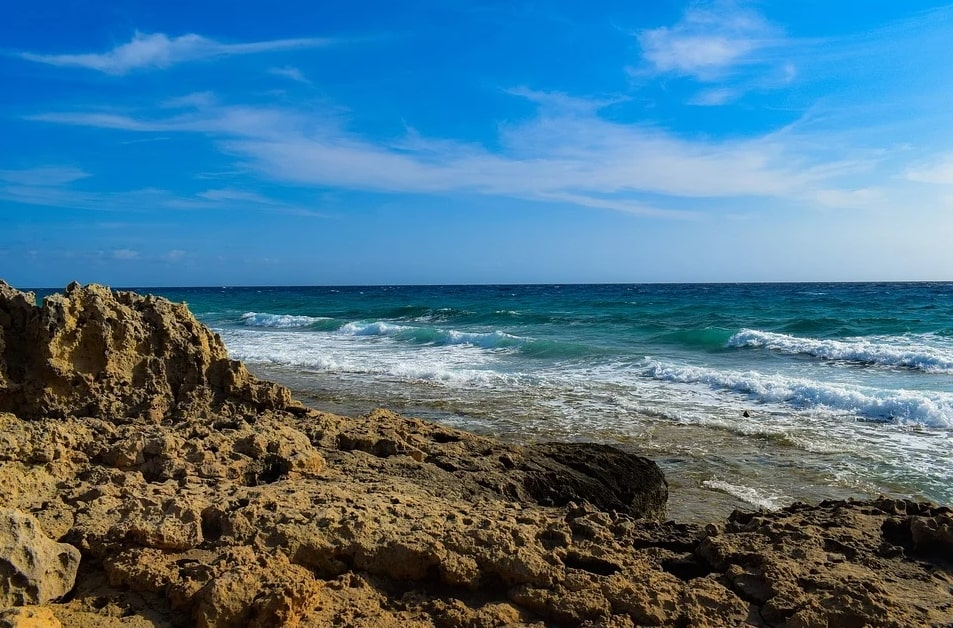
#> input picture segmetancion/segmentacion.jpg, 953 x 628 px
$ jupyter execute SEGMENTACION.ipynb
#> lines starting #> are read from the running program, lines starting #| are printed output that depends on the picture; after the words box and inside, x2 and y2 are one past the last pixel; in counts of white or black regions, pixels touching at a corner belong together
[cell 1]
import numpy as np
import cv2 as cv
import matplotlib.pyplot as plt


def grey_eqz(path):


    fig = plt.figure()
    img = cv.imread('path',cv.IMREAD_GRAYSCALE)


    # Imagen original
    ax1=plt.subplot(221)
    ax1.imshow(img, cmap='gray', vmin=0, vmax=255)
    ax1.set_title('Original')

    hist1,bins1 = np.histogram(img.ravel(),256,[0,256])
    ax3=plt.subplot(223)
    ax3.plot(hist1)

    # create a CLAHE object (Arguments are optional).
    clahe = cv.createCLAHE(clipLimit=2.0, tileGridSize=(8,8))
    img_eqzd = clahe.apply(img)
    ax2=plt.subplot(222)
    ax2.imshow(img_eqzd, cmap='gray', vmin=0, vmax=255)
    ax2.set_title('Ecualizada')

    hist2,bins2 = np.histogram(img_eqzd.ravel(),256,[0,256])
    ax4=plt.subplot(224)
    ax4.plot(hist2)

    fig.show()

    # Mostrar las imagenes lado a lado usando cv2.hconcat
    out1 = cv.hconcat([img, img_eqzd])
    cv.imshow('a',out1)
    t = cv.cvtColor(img_eqzd,cv.COLOR_GRAY2RGB)
    cv.imwrite("eqz_img.jpg",t)


def color_eqz(image_path):
#> called with image_path = 'segmentacion.jpg'
    rgb_img = cv.imread(image_path)
#> rgb_img is the input picture: shape (628, 953, 3); mean B, G, R 139.3, 116.4, 76.2

    # convert from RGB color-space to YCrCb
    ycrcb_img = cv.cvtColor(rgb_img, cv.COLOR_BGR2YCrCb)
#> ycrcb_img: shape (628, 953, 3); mean of channels 0, 1, 2 107, 106, 146.3

    # equalize the histogram of the Y channel
    ycrcb_img[:, :, 0] = cv.equalizeHist(ycrcb_img[:, :, 0])
#> ycrcb_img: shape (628, 953, 3); mean of channels 0, 1, 2 128.2, 106, 146.3

    # convert back to RGB color-space from YCrCb
    equalized_img = cv.cvtColor(ycrcb_img, cv.COLOR_YCrCb2BGR)
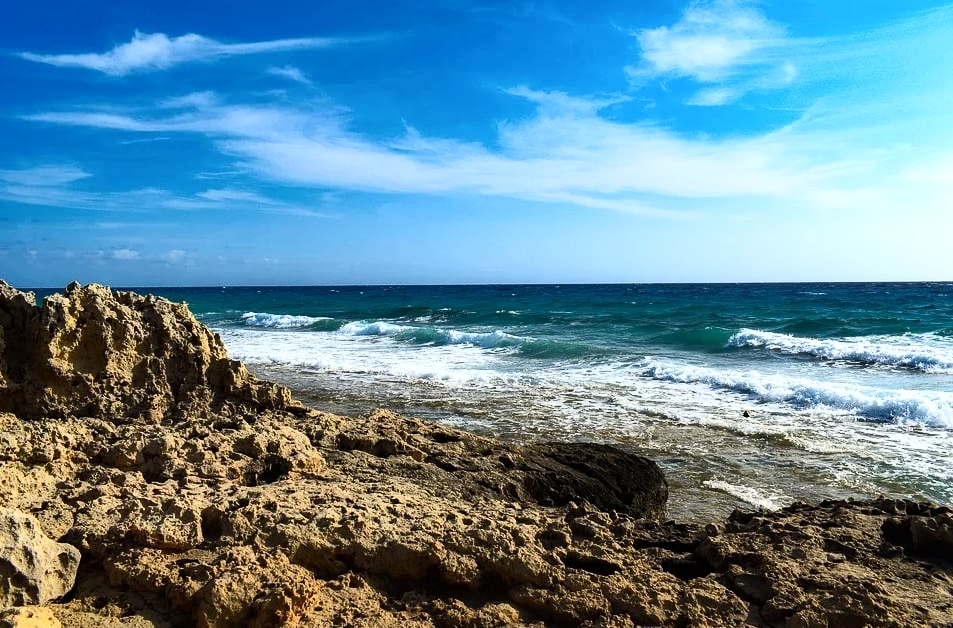
#> equalized_img: shape (628, 953, 3); mean B, G, R 155.7, 137.5, 97.6

    cv.imwrite("equalized_img.jpg",equalized_img)

    return equalized_img


def segmentation_(path):

#> called with path = 'equalized_img.jpg'
    img = cv.imread(path)
    imgRGB = cv.cvtColor(img, cv.COLOR_BGR2RGB)
    hist = cv.calcHist([img],[1],None,[256],[0,256])
#> hist = 256 values, max 11891 at index 255, min 1222 at index 104, mean 2337.8

    colors = ('b','g','r')
    #b,g,r
    #0,1,2

    # compute and plot the image histograms
    # [max value to show] [number of bins] for cv.calHist
    """
    for i,color in enumerate(colors):
        hist = cv.calcHist([img],[i],None,[256],[0,100])
        plt.plot(hist,color = color)

    plt.title('Image Histogram GFG')
    plt.show()
    """


    # Cargar la imagen color
    #-----------------------
    img_color = cv.imread(path)
    imgRGB = cv.cvtColor(img_color, cv.COLOR_BGR2RGB)
    img_HSV = cv.cvtColor(img_color, cv.COLOR_BGR2HSV)
#> img_HSV: shape (628, 953, 3); mean H, S, V 68.7, 140.9, 170

    #ROCAS
    color_l = (0,0,10)
    color_u = (50,255,255)

    mask_roca = cv.inRange(img_HSV, color_l,  color_u)
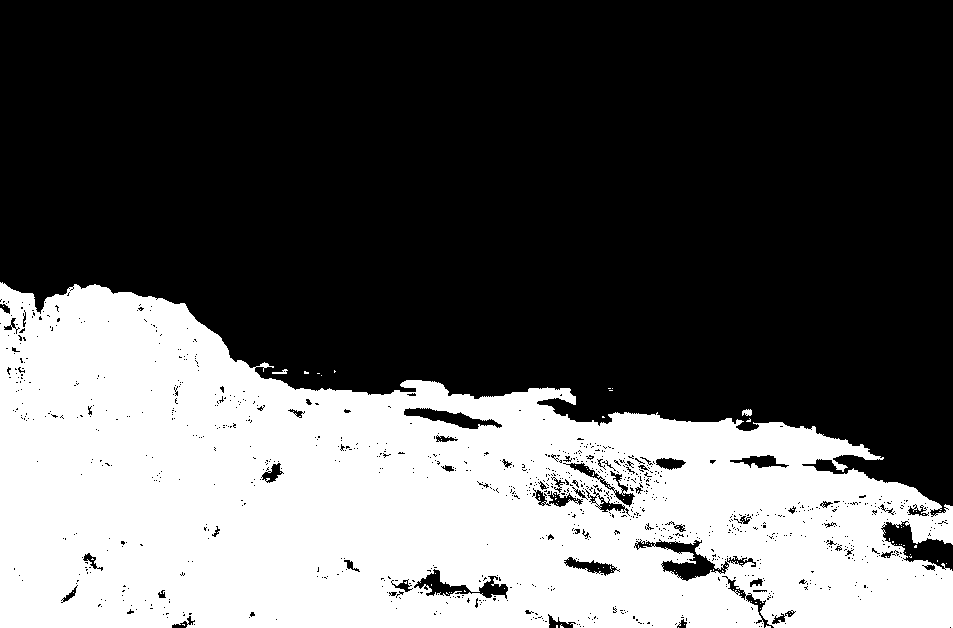
#> mask_roca: shape (628, 953); 36.2% white; 97 white regions (94 under 20 px), largest, box (x1, y1, x2, y2) and area: (0, 282, 953, 628) 216359, (742, 409, 752, 416) 54, (272, 369, 288, 374) 41
    img_segmentada = cv.bitwise_and(imgRGB, imgRGB, mask=mask_roca)

    cv.imwrite("image_ROCAS1.jpg",img_segmentada)


    #MAR

    #color_l = (0,100,50)
    #color_u = (255,255,100)
    color_l = (50,50,50)
    color_u = (255,255,150)

    mask_mar = cv.inRange(img_HSV, color_l,  color_u)
#> mask_mar: shape (628, 953); 7.5% white; 443 white regions (418 under 20 px), largest, box (x1, y1, x2, y2) and area: (110, 281, 953, 369) 40609, (388, 329, 467, 348) 643, (855, 407, 904, 425) 431
    img_segmentada = cv.bitwise_or(imgRGB, imgRGB, mask=mask_mar)

    cv.imwrite("image_MAR1.jpg",img_segmentada)


    #CIELO
    color_l = (50,50,200)
    color_u = (255,255,255)

    mask_cielo = cv.inRange(img_HSV, color_l,  color_u)
#> mask_cielo: shape (628, 953); 37% white; 565 white regions (528 under 20 px), largest, box (x1, y1, x2, y2) and area: (0, 0, 953, 285) 215293, (863, 373, 953, 392) 1066, (880, 400, 941, 425) 373
    img_segmentada = cv.bitwise_or(imgRGB, imgRGB, mask=mask_cielo)

    cv.imwrite("image_CIELO1.jpg",img_segmentada)

    return mask_roca, mask_mar, mask_cielo


eqz_img = color_eqz('segmentacion.jpg')
masks = segmentation_('equalized_img.jpg')


B, G, R = cv.split(cv.imread('segmentacion.jpg'))
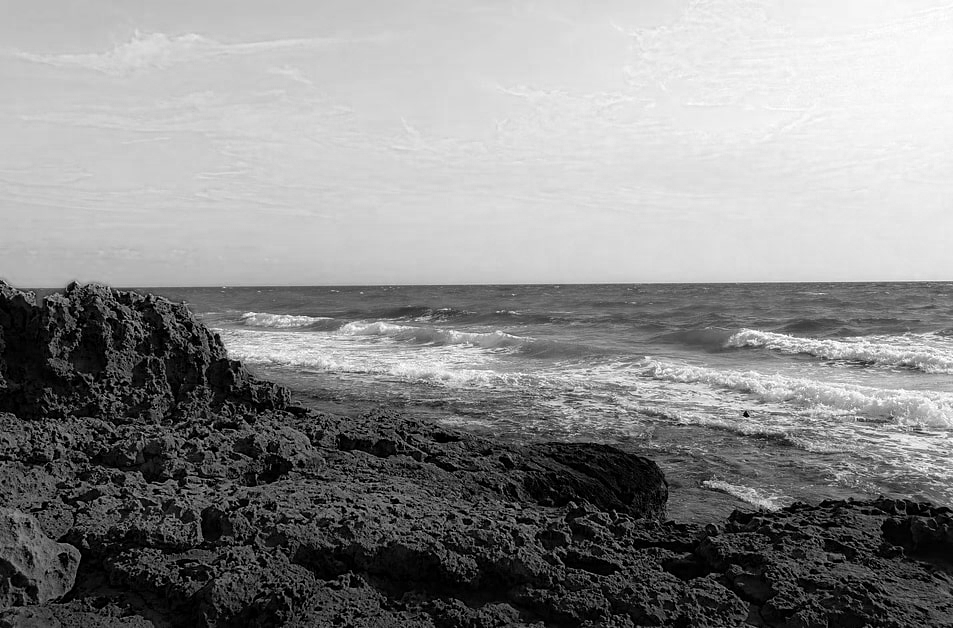
#> B: shape (628, 953); min 0, max 255, mean 139.3
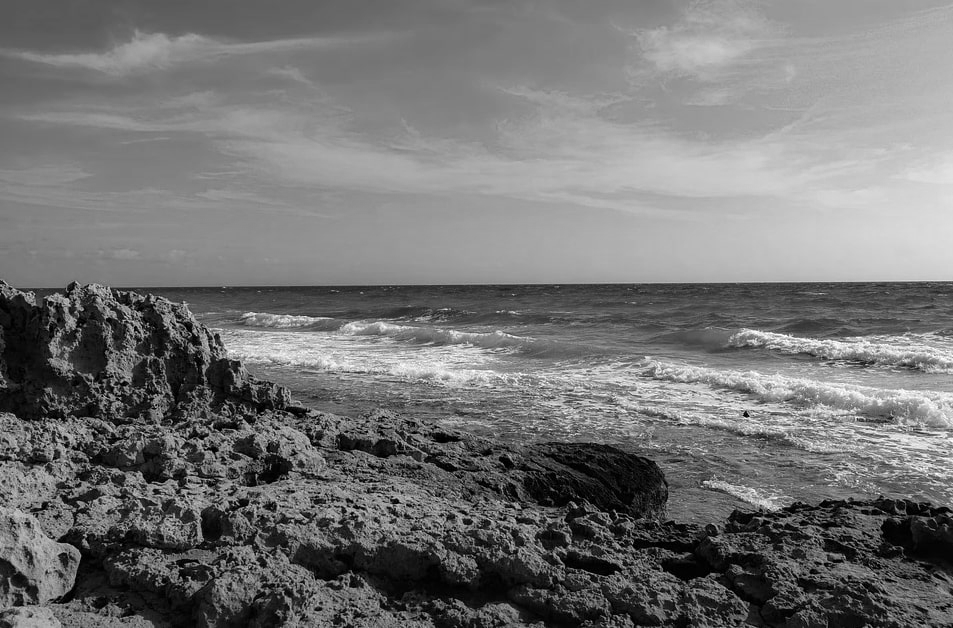
#> G: shape (628, 953); min 0, max 255, mean 116.4
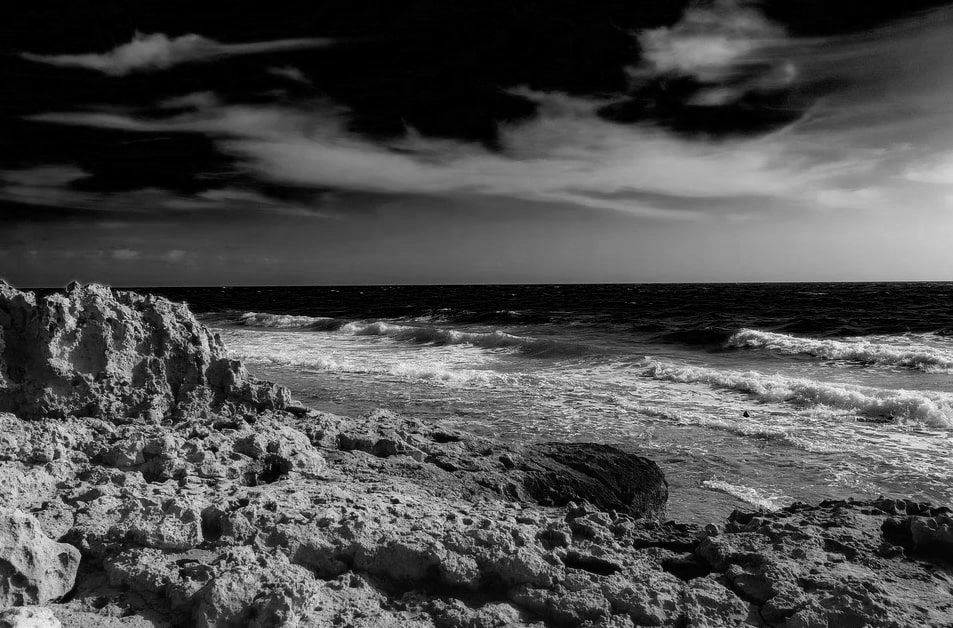
#> R: shape (628, 953); min 0, max 254, mean 76.2

B = np.reshape(B, 598484)
G = np.reshape(G, 598484)
R = np.reshape(R, 598484)


imgs=cv.imread("equalized_img.jpg")
cielo=cv.imread("image_CIELO1.jpg")
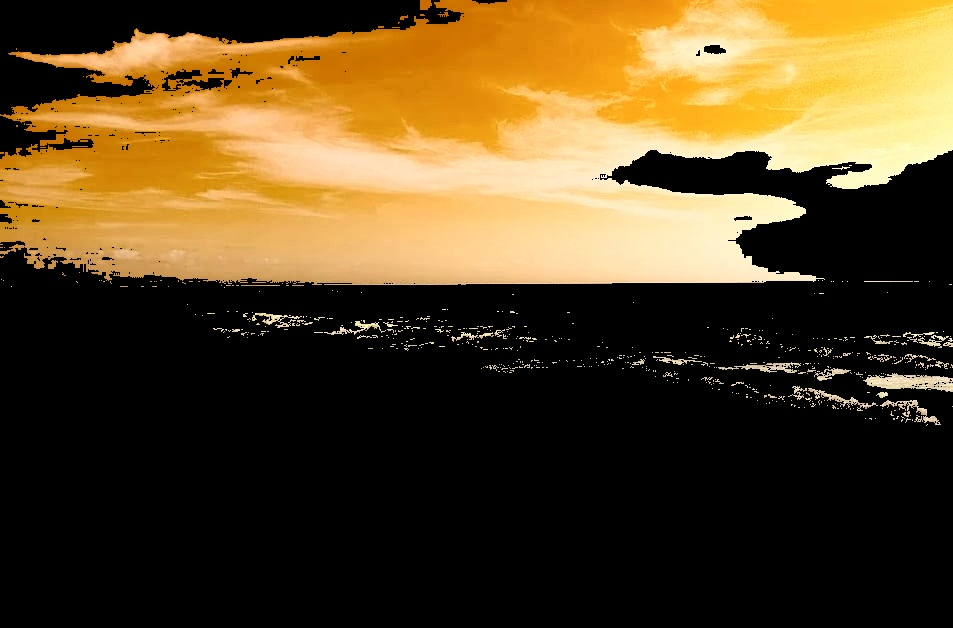
#> cielo: shape (628, 953, 3); mean B, G, R 34.7, 68.4, 88.3
mar=cv.imread("image_MAR1.jpg")
rocas=cv.imread("image_ROCAS1.jpg")

#subs = rocas - mar
cv.imwrite("img-rocas.jpg", imgs - rocas)
cv.imwrite("img-mar.jpg", imgs - mar)
cv.imwrite("img-cielo.jpg", imgs - cielo)
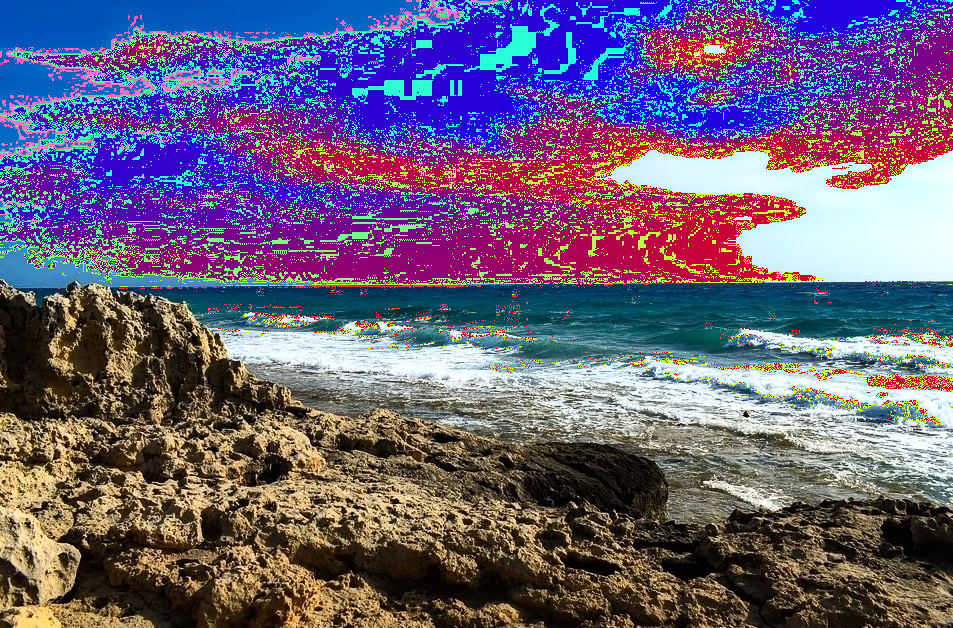
#> saved as img-cielo.jpg: shape (628, 953, 3); mean B, G, R 121, 94, 106.8
#> Out = True

$ run again, with segmetancion/eqz_img.jpg copied over segmetancion/segmentacion.jpg
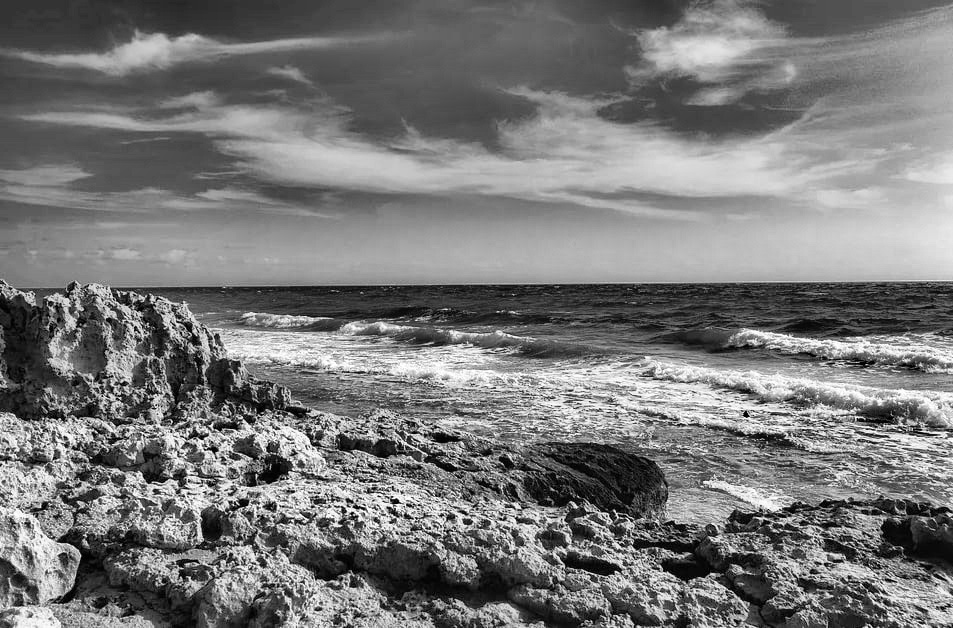
#> input picture segmetancion/eqz_img.jpg, 953 x 628 px
#> in color_eqz, rgb_img is the input picture: shape (628, 953, 3); min 0, max 255, mean 120.6
#> hist = 256 values, max 3260 at index 77, min 1483 at index 74, mean 2337.8
#> img_HSV: shape (628, 953, 3); mean H, S, V 0, 0, 127.9
#> in segmentation_, `mask_roca = cv.inRange(img_HSV, color_l,  color_u)`:
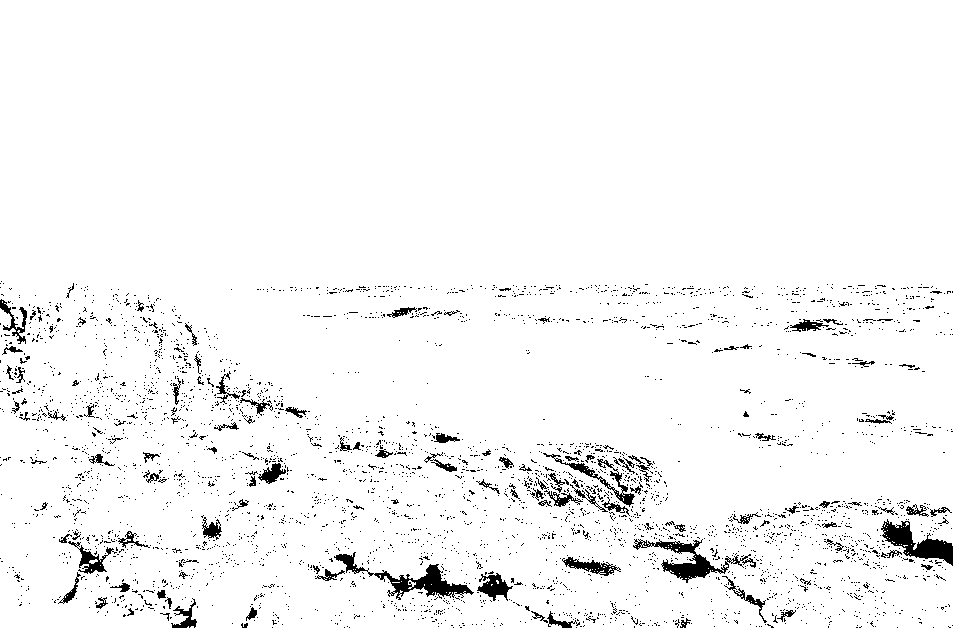
#> mask_roca: shape (628, 953); 96.2% white; 3710 black regions (3575 under 20 px), largest, box (x1, y1, x2, y2) and area: (334, 552, 474, 600) 1519, (633, 539, 756, 583) 1366, (881, 519, 953, 566) 1353
#> mask_mar: shape (628, 953); every value is 0
#> `cv.imwrite("img-rocas.jpg", imgs - rocas)`:
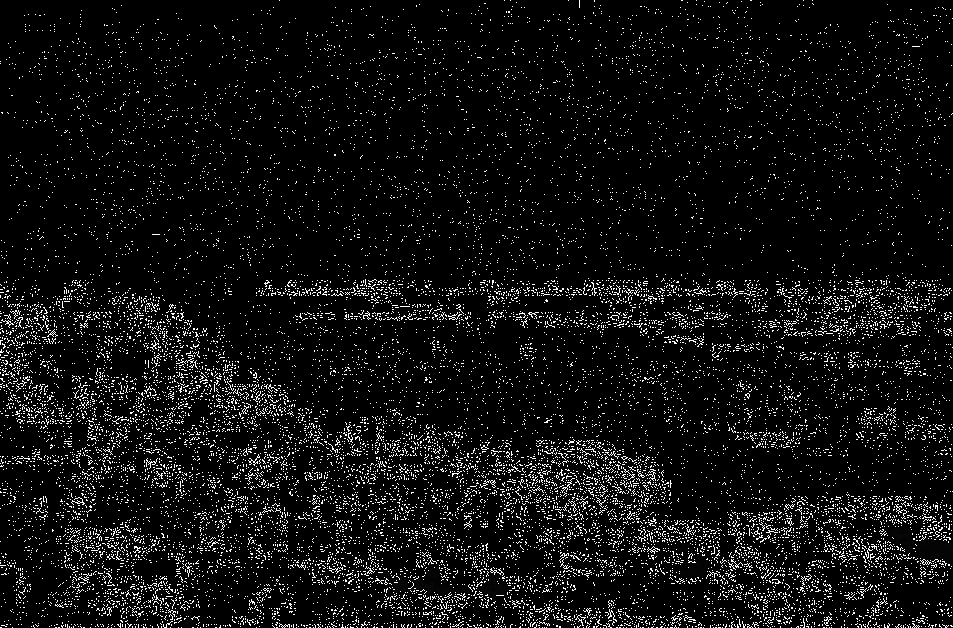
#> saved as img-rocas.jpg: shape (628, 953, 3); min 0, max 255, mean 16.5
#> Out = True
